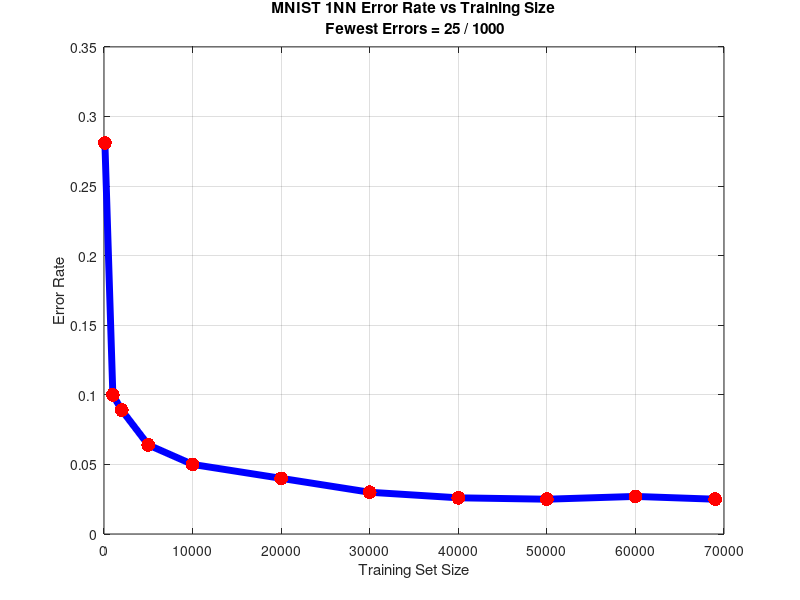

MATLAB code for this plot:
%% KNN Mnist Error Rate W.R.T. N
% 
% In this example, we plot the classification error rate on the mnist data set
% as we vary the size of the training set. 
%% Load Data
% We will test on the same 1000 randomly selected examples and use the remaining
% 69000 examples as our training base.
%%
run = false;  % set to true to regenerate the results
if(run)
load mnistAll;
setSeed(0);
ntest  = 1000;
Xtrain = sparse(double(reshape(mnist.train_images,28*28,[])'));
Xtest  = sparse(double(reshape(mnist.test_images ,28*28,[])'));
ytrain = mnist.train_labels;
ytest  = mnist.test_labels;
clear mnist;
perm   = randperm(size(Xtest,1));
Xtest  = Xtest(perm,:);
ytest  = ytest(perm,:);
Xtrain = [Xtrain;Xtest(ntest+1:end,:)];
ytrain = [ytrain;ytest(ntest+1:end,:)];
Xtest  = Xtest(1:ntest,:);
ytest  = ytest(1:ntest,:);
perm   = randperm(69000);
Xtrain = Xtrain(perm,:);
ytrain = ytrain(perm,:);
ntrain = [100,1000,2000,5000,10000:10000:60000,69000];
%% Run KNN
errors = zeros(size(ntrain));
for i=1:numel(ntrain)
    model     = fit(KnnDist('K',1),Xtrain(1:ntrain(i),:),ytrain(1:ntrain(i)));
    pred      = predict(model,Xtest);
    errors(i) = mean(ytest ~= mode(pred));
end
clearvars -except ntrain errors ntest
save mnist1NNresults
else
   load mnist1NNresults; 
end
%% Plot Results
figure; hold on;
plot(ntrain,errors,'-b','LineWidth',5);
plot(ntrain,errors,'.r','MarkerSize',30);
box on; grid on;
xlabel('Training Set Size');
ylabel('Error Rate');
title(sprintf('MNIST 1NN Error Rate vs Training Size\n Fewest Errors = %d / %d',ntest*min(errors),ntest));
%%
